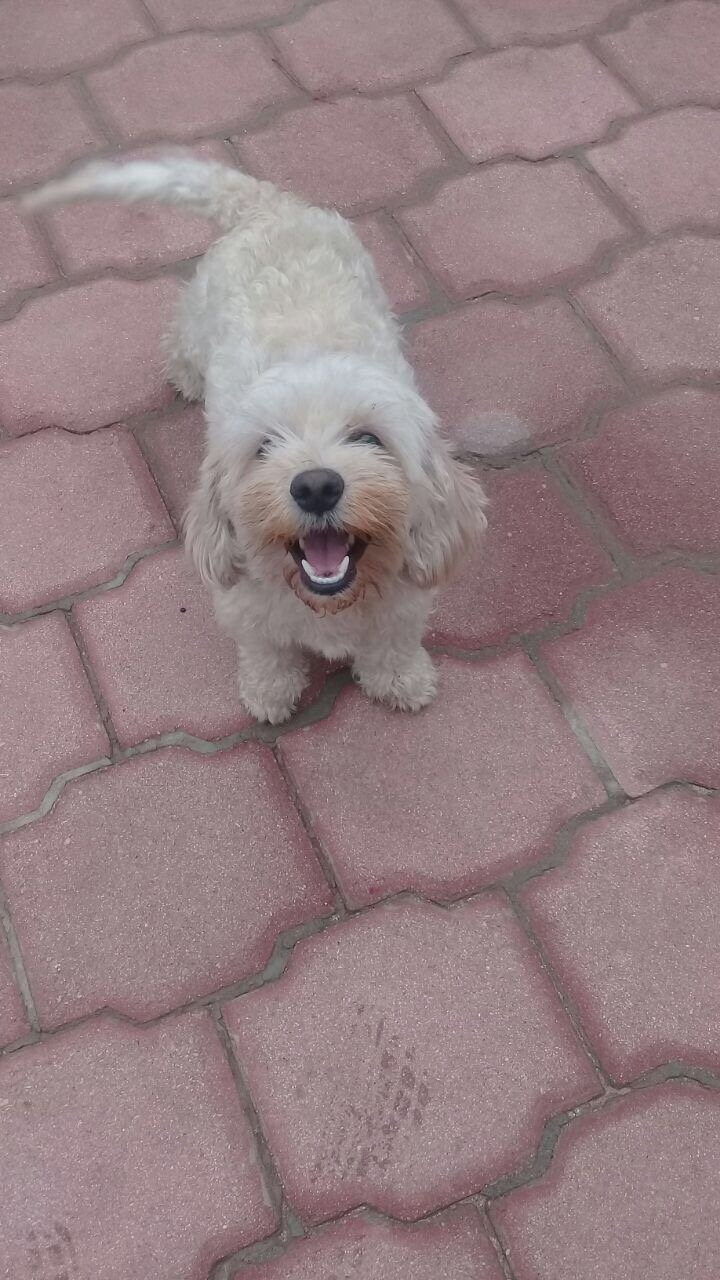
%> input picture descriptors/dogo.jpg, 720 x 1280 px
$ octave hu_moments.m   (GNU Octave 9; MATLAB toolbox functions it lacks are replaced by stand-ins)
%> lines starting %> are read from the running program, lines starting %| are printed output that depends on the picture
### descriptors/invmoments.m
function phi = invmoments(F)
if (~ismatrix(F)) || issparse(F) || ~isreal(F) || ~(isnumeric(F) || islogical(F))
   error('F must be a 2-D, real, nonsparse, numeric or logical matrix.');
end
F = double(F);
phi = compute_phi(compute_eta(compute_m(F)));

%-------------------------------------------------------------------%
function m = compute_m(F)
[M, N] = size(F);
[x, y] = meshgrid(1:N, 1:M);
% Turn x, y, and F into column vectors to make the summations a bit
% easier to compute in the following.
x = x(:);
y = y(:);
F = F(:);

m.m00 = sum(F);
% Protect against divide-by-zero warnings.
if (m.m00 == 0)
   m.m00 = eps;
end
% The other central moments:
m.m10 = sum(x .* F);
m.m01 = sum(y .* F);
m.m11 = sum(x .* y .* F);
m.m20 = sum(x.^2 .* F);
m.m02 = sum(y.^2 .* F);
m.m30 = sum(x.^3 .* F);
m.m03 = sum(y.^3 .* F);
m.m12 = sum(x .* y.^2 .* F);
m.m21 = sum(x.^2 .* y .* F);

%-------------------------------------------------------------------%
function e = compute_eta(m)
xbar = m.m10 / m.m00;
ybar = m.m01 / m.m00;

e.eta11 = (m.m11 - ybar*m.m10) / m.m00^2;
e.eta20 = (m.m20 - xbar*m.m10) / m.m00^2;
e.eta02 = (m.m02 - ybar*m.m01) / m.m00^2;
e.eta30 = (m.m30 - 3 * xbar * m.m20 + 2 * xbar^2 * m.m10) / m.m00^2.5;
e.eta03 = (m.m03 - 3 * ybar * m.m02 + 2 * ybar^2 * m.m01) / m.m00^2.5;
e.eta21 = (m.m21 - 2 * xbar * m.m11 - ybar * m.m20 + ...
           2 * xbar^2 * m.m01) / m.m00^2.5;
e.eta12 = (m.m12 - 2 * ybar * m.m11 - xbar * m.m02 + ...
           2 * ybar^2 * m.m10) / m.m00^2.5;

%-------------------------------------------------------------------%
function phi = compute_phi(e)
% geometric moments
phi(1) = e.eta20 + e.eta02;
phi(2) = (e.eta20 - e.eta02)^2 + 4*e.eta11^2;
phi(3) = (e.eta30 - 3*e.eta12)^2 + (3*e.eta21 - e.eta03)^2;
phi(4) = (e.eta30 + e.eta12)^2 + (e.eta21 + e.eta03)^2;
phi(5) = (e.eta30 - 3*e.eta12) * (e.eta30 + e.eta12) * ...
         ( (e.eta30 + e.eta12)^2 - 3*(e.eta21 + e.eta03)^2 ) + ...
         (3*e.eta21 - e.eta03) * (e.eta21 + e.eta03) * ...
         ( 3*(e.eta30 + e.eta12)^2 - (e.eta21 + e.eta03)^2 );
phi(6) = (e.eta20 - e.eta02) * ( (e.eta30 + e.eta12)^2 - ...
                                 (e.eta21 + e.eta03)^2 ) + ...
         4 * e.eta11 * (e.eta30 + e.eta12) * (e.eta21 + e.eta03);
phi(7) = (3*e.eta21 - e.eta03) * (e.eta30 + e.eta12) * ...
         ( (e.eta30 + e.eta12)^2 - 3*(e.eta21 + e.eta03)^2 ) + ...
         (3*e.eta12 - e.eta30) * (e.eta21 + e.eta03) * ...
         ( 3*(e.eta30 + e.eta12)^2 - (e.eta21 + e.eta03)^2 );

### descriptors/hu_moments.m
% Hu moments
close all;clear all; clc; format short;
% get image and obtain gray scale version
current_directory = pwd;
img = imread([current_directory '\dogo.jpg']);
%> img is the input picture: size 1280x720x3 uint8; mean R, G, B 148.6, 128.1, 130.8
original = rgb2gray(img);
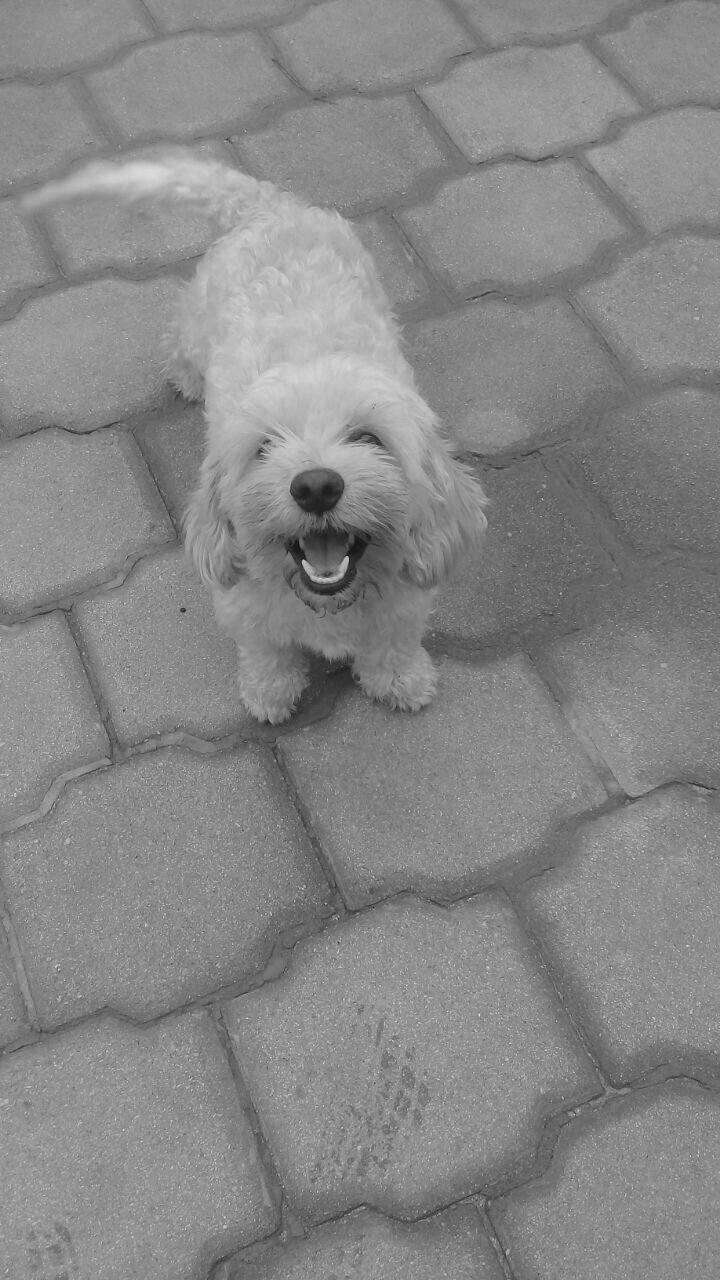
%> original: size 1280x720 uint8; min 5, max 232, mean 134.5
% modify geometry of original image
half = imresize(original,0.5);
rotated_180 = imrotate(original,180);
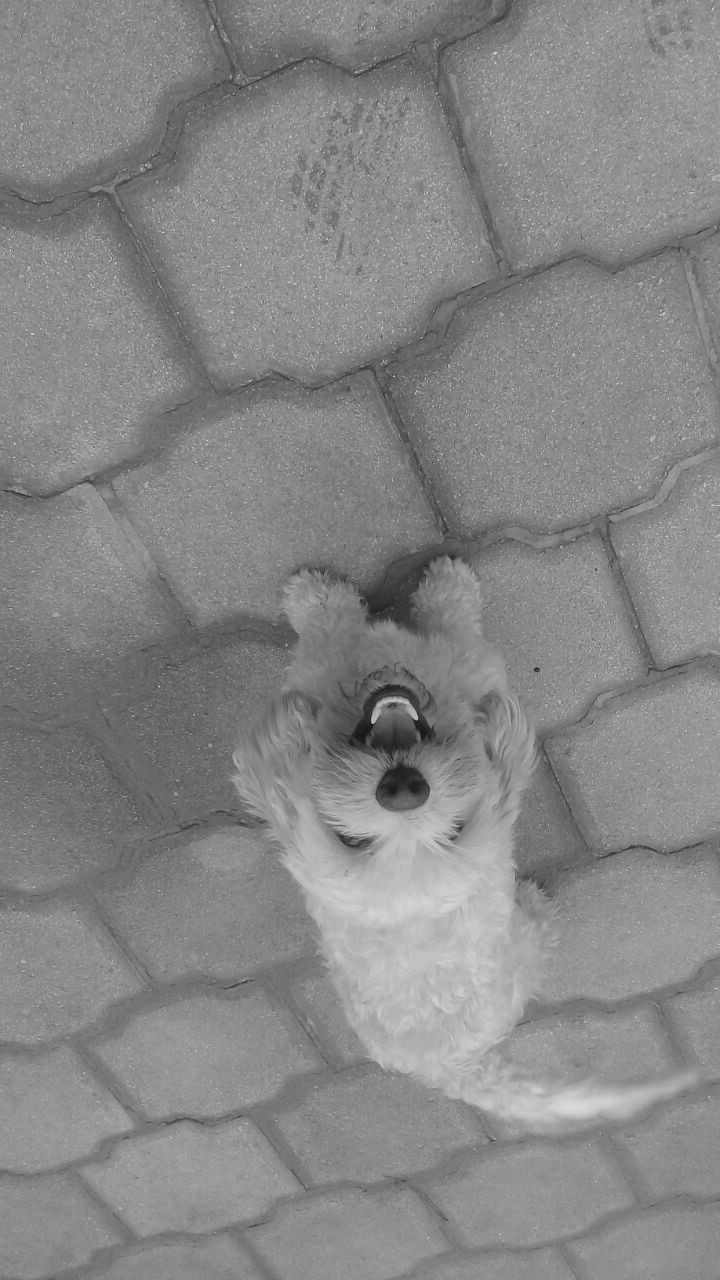
%> rotated_180: size 1280x720 uint8; min 5, max 232, mean 134.5; mean of the top-left, top-right, bottom-left and bottom-right quarters 131.3, 132.2, 129.7, 144.8
rotated_12 = imrotate(original,12);
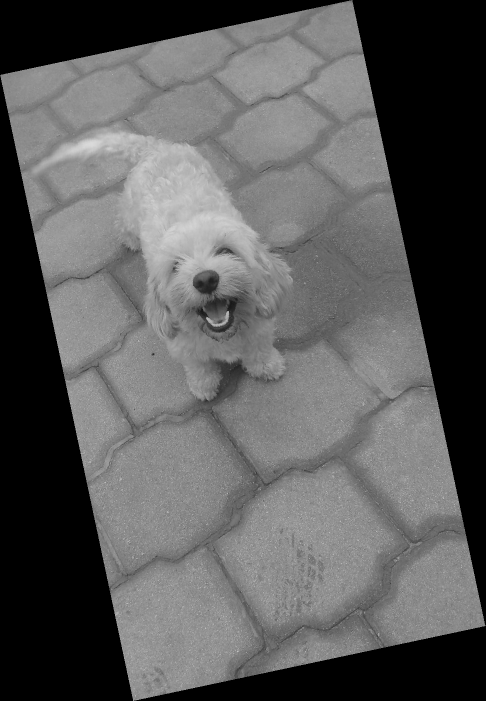
%> rotated_12: size 1402x971 uint8 (shown at 1/2 size); min 0, max 232, mean 91.1
rotated_45 = imrotate(original,45);
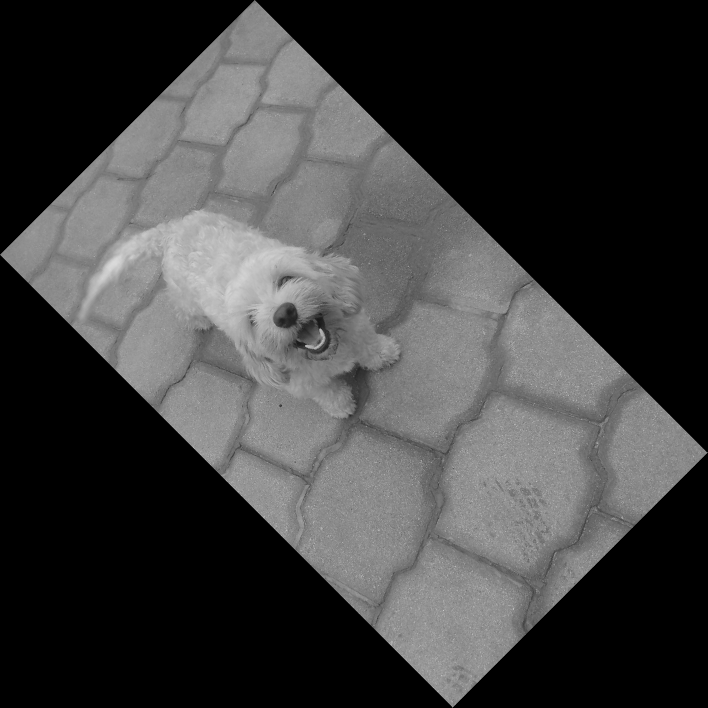
%> rotated_45: size 1415x1415 uint8 (shown at 1/2 size); min 0, max 232, mean 62
% show modified images
figure, imshow(original),title('Imagen original');
figure, imshow(half),title('Imagen a mitad del tamaño');
figure, imshow(rotated_180),title('Imagen rotada 180°');
figure, imshow(rotated_12),title('Imagen rotada 12°');
figure, imshow(rotated_45),title('Imagen rotada 45°');
% get geometric moments
original_mom = invmoments(original);
%> in compute_m, `m.m00 = sum(F);`: m.m00 = 123965902
%> in compute_m, `m.m10 = sum(x .* F);`: m.m10 = 43868745583
%> in compute_m, `m.m01 = sum(y .* F);`: m.m01 = 78115178316
%> in compute_m, `m.m11 = sum(x .* y .* F);`: m.m11 = 2.77e+13
%> in compute_m, `m.m20 = sum(x.^2 .* F);`: m.m20 = 2.09e+13
%> in compute_m, `m.m02 = sum(y.^2 .* F);`: m.m02 = 6.65e+13
%> in compute_m, `m.m30 = sum(x.^3 .* F);`: m.m30 = 1.12e+16
%> in compute_m, `m.m03 = sum(y.^3 .* F);`: m.m03 = 6.39e+16
%> in compute_m, `m.m12 = sum(x .* y.^2 .* F);`: m.m12 = 2.36e+16
%> in compute_m, `m.m21 = sum(x.^2 .* y .* F);`: m.m21 = 1.32e+16
%> in compute_eta, `xbar = m.m10 / m.m00;`: xbar = 353.9
%> in compute_eta, `ybar = m.m01 / m.m00;`: ybar = 630.1
%> in compute_eta, `e.eta11 = (m.m11 - ybar*m.m10) / m.m00^2;`: e.eta11 = 2.82e-06
%> in compute_eta, `e.eta20 = (m.m20 - xbar*m.m10) / m.m00^2;`: e.eta20 = 0.000349
%> in compute_eta, `e.eta02 = (m.m02 - ybar*m.m01) / m.m00^2;`: e.eta02 = 0.00112
%> in compute_eta, `e.eta30 = (m.m30 - 3 * xbar * m.m20 + 2 * xbar^2 * m.m10) / m.m00^2.5;`: e.eta30 = 3.09e-07
%> in compute_eta, `e.eta03 = (m.m03 - 3 * ybar * m.m02 + 2 * ybar^2 * m.m01) / m.m00^2.5;`: e.eta03 = 1.6e-06
%> in compute_eta, `e.eta21 = (m.m21 - 2 * xbar * m.m11 - ybar * m.m20 + 2 * xbar^2 * m.m0..`: e.eta21 = 2.41e-07
%> in compute_eta, `e.eta12 = (m.m12 - 2 * ybar * m.m11 - xbar * m.m02 + 2 * ybar^2 * m.m1..`: e.eta12 = 1.96e-07
%> in invmoments, `phi = compute_phi(compute_eta(compute_m(F)));`: phi = [0.00147 6.01e-07 8.44e-13 3.64e-12 5.6e-24 2.43e-15 3.03e-24]
%> original_mom has the same summary as phi in invmoments
half_mom = invmoments(half);
%> half_mom has the same summary as phi in invmoments
rotated_180_mom = invmoments(rotated_180);
%> rotated_180_mom has the same summary as phi in invmoments
rotated_12_mom = invmoments(rotated_12);
%> rotated_12_mom = [0.00147 6.01e-07 8.43e-13 3.64e-12 5.6e-24 2.43e-15 3.03e-24]
rotated_45_mom = invmoments(rotated_45);
%> rotated_45_mom = [0.00147 6e-07 8.37e-13 3.62e-12 5.54e-24 2.42e-15 3e-24]
% get normalized moments
original_mom_normal = -sign(original_mom).*(log10(abs(original_mom)));
%> original_mom_normal = [2.83 6.22 12.07 11.44 23.25 14.61 23.52]
half_mom_normal = -sign(half_mom).*(log10(abs(half_mom)));
%> half_mom_normal = [2.83 6.22 12.07 11.44 23.25 14.61 23.52]
rotated_180_mom_normal = -sign(rotated_180_mom).*(log10(abs(rotated_180_mom)));
%> rotated_180_mom_normal = [2.83 6.22 12.07 11.44 23.25 14.61 23.52]
rotated_12_mom_normal = -sign(rotated_12_mom).*(log10(abs(rotated_12_mom)));
%> rotated_12_mom_normal = [2.83 6.22 12.07 11.44 23.25 14.61 23.52]
rotated_45_mom_normal = -sign(rotated_45_mom).*(log10(abs(rotated_45_mom)));
%> rotated_45_mom_normal = [2.83 6.22 12.08 11.44 23.26 14.62 23.52]
% generate result vector
results(1,:) = original_mom_normal;
results(2,:) = half_mom_normal;
results(3,:) = rotated_180_mom_normal;
results(4,:) = rotated_12_mom_normal;
results(5,:) = rotated_45_mom_normal;
meanResult = mean(results);
%> meanResult = [2.83 6.22 12.07 11.44 23.25 14.61 23.52]
maxResult = max(results);
%> maxResult = [2.83 6.22 12.08 11.44 23.26 14.62 23.52]
minResult = min(results);
%> minResult = [2.83 6.22 12.07 11.44 23.25 14.61 23.52]
dif = abs(maxResult-minResult);
%> dif = [0.000119 0.000633 0.0038 0.00219 0.00503 0.00321 0.00529]
% output results on console
file = fopen([current_directory '\results.csv'],'wt');
fprintf(file,'%4.6f , ',original_mom_normal); fprintf(file,'\n');
fprintf(file,'%4.6f , ',half_mom_normal); fprintf(file,'\n');
fprintf(file,'%4.6f , ',rotated_180_mom_normal); fprintf(file,'\n');
fprintf(file,'%4.6f , ',rotated_12_mom_normal); fprintf(file,'\n');
fprintf(file,'%4.6f , ',rotated_45_mom_normal); fprintf(file,'\n');
fprintf(file,'%4.6f , ',dif); fclose(file);
